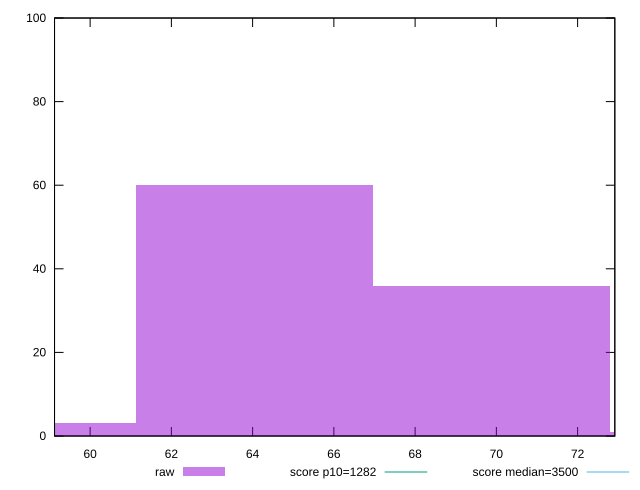

Source code (gnuplot):
reset

$raw <<EOF
64.05311614942572 60
69.87612670846443 36
58.23010559038701 3
75.69913726750312 1
EOF

set key outside below
set boxwidth 5.823010559038702
set xrange [59.12399999999998:72.916]
set yrange [0:100]
set trange [0:100]
set style fill transparent solid 0.5 noborder

set parametric
set terminal svg size 640, 490 enhanced background rgb 'white'
set output "reports/report_00031_2021-02-24T23-18-18.084Z/bootup-time/samples/card/raw/histogram.svg"

plot $raw title "raw" with boxes, \
     1282,t title "score p10=1282", \
     3500,t title "score median=3500"

reset
